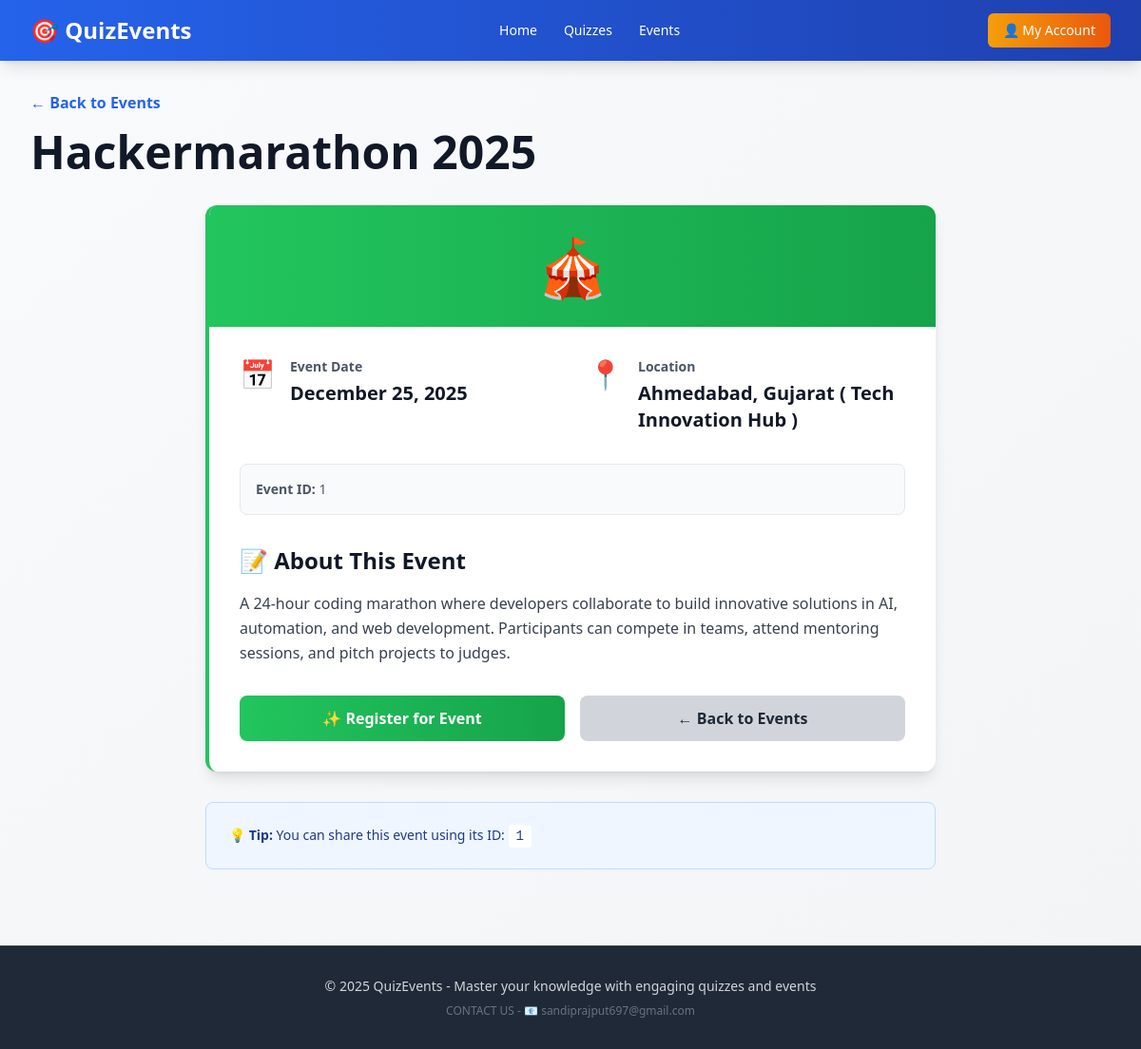
The page /event/1/ on the database its author committed.
### core/models.py (models this page shows, shortened)
class Event(models.Model):
    id = models.AutoField(primary_key=True)
    title = models.CharField(max_length=200)
    description = models.TextField(blank=True)
    date = models.DateField()
    location = models.CharField(max_length=255)

### core/views.py (the view)
# urls.py: path('event/<int:event_id>/', views.event_detail, name='event_detail'),
def event_detail(request, event_id):
    event = get_object_or_404(Event, id=event_id)
    return render(request, 'event_detail.html', {'event': event})

### templates/event_detail.html
{% extends 'base.html' %}
{% block content %}
  <div class="mb-8">
    <a href="{% url 'event_list' %}" class="text-blue-600 hover:text-blue-700 font-semibold mb-4 inline-block">← Back to Events</a>
    <h1 class="text-4xl sm:text-5xl font-bold text-gray-900 mb-2">{{ event.title }}</h1>
  </div>
  <div class="max-w-3xl mx-auto bg-white rounded-xl shadow-lg overflow-hidden border-l-4 border-green-500 mb-8">
    <div class="bg-gradient-to-r from-green-500 to-green-600 h-32 flex items-center justify-center">
      <span class="text-white text-6xl">🎪</span>
    </div>
    <div class="p-8">
      <div class="grid grid-cols-1 md:grid-cols-2 gap-8 mb-8">
        <div class="flex items-start space-x-4">
          <div class="text-3xl">📅</div>
          <div>
            <p class="text-sm font-semibold text-gray-600 mb-1">Event Date</p>
            <p class="text-xl font-bold text-gray-900">{{ event.date|date:'F d, Y' }}</p>
          </div>
        </div>
        <div class="flex items-start space-x-4">
          <div class="text-3xl">📍</div>
          <div>
            <p class="text-sm font-semibold text-gray-600 mb-1">Location</p>
            <p class="text-xl font-bold text-gray-900">{{ event.location }}</p>
          </div>
        </div>
      </div>
      <div class="bg-gray-50 rounded-lg p-4 mb-8 border border-gray-200">
        <p class="text-sm text-gray-600"><strong>Event ID:</strong> {{ event.id }}</p>
      </div>
      <div class="mb-8">
        <h2 class="text-2xl font-bold text-gray-900 mb-4">📝 About This Event</h2>
        <p class="text-gray-700 leading-relaxed whitespace-pre-wrap">{{ event.description }}</p>
      </div>
      <div class="flex flex-col sm:flex-row gap-4">
        <button class="flex-1 bg-gradient-to-r from-green-500 to-green-600 text-white px-6 py-3 rounded-lg font-bold hover:shadow-lg transition">
          ✨ Register for Event
        </button>
        <a href="{% url 'event_list' %}" class="flex-1 bg-gray-300 text-gray-800 px-6 py-3 rounded-lg font-bold text-center hover:bg-gray-400 transition">
          ← Back to Events
        </a>
      </div>
    </div>
  </div>
  <div class="max-w-3xl mx-auto bg-blue-50 rounded-lg border border-blue-200 p-6">
    <p class="text-sm text-blue-900">
      <strong>💡 Tip:</strong> You can share this event using its ID: <span class="font-mono bg-white px-2 py-1 rounded">{{ event.id }}</span>
    </p>
  </div>
{% endblock %}

### rows shown on the page
Event: title "Hackermarathon 2025", date "December 25, 2025", location "Ahmedabad, Gujarat ( Tech Innovation Hub )", id "1", description "A 24-hour coding marathon where developers collaborate to build innovative solutions in AI, automation, and web development. Participants can compete in teams, attend mentoring sessions, and pitch projects to judges."
